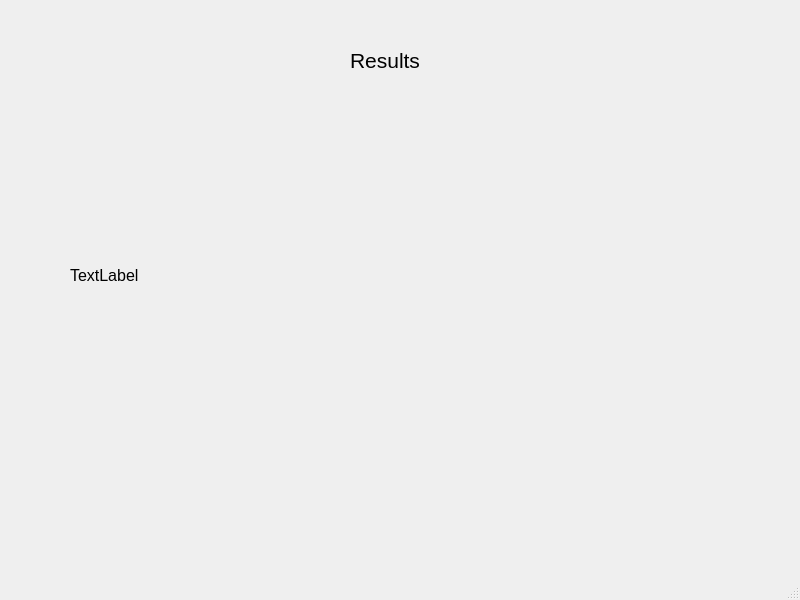
<?xml version="1.0" encoding="UTF-8"?>
<ui version="4.0">
 <class>Results</class>
 <widget class="QMainWindow" name="Results">
  <property name="enabled">
   <bool>true</bool>
  </property>
  <property name="geometry">
   <rect>
    <x>0</x>
    <y>0</y>
    <width>800</width>
    <height>600</height>
   </rect>
  </property>
  <property name="windowTitle">
   <string>MainWindow</string>
  </property>
  <widget class="QWidget" name="centralwidget">
   <widget class="QLabel" name="label">
    <property name="geometry">
     <rect>
      <x>350</x>
      <y>40</y>
      <width>91</width>
      <height>41</height>
     </rect>
    </property>
    <property name="text">
     <string>&lt;html&gt;&lt;head/&gt;&lt;body&gt;&lt;p&gt;&lt;span style=&quot; font-size:16pt;&quot;&gt;Results&lt;/span&gt;&lt;/p&gt;&lt;/body&gt;&lt;/html&gt;</string>
    </property>
    <property name="wordWrap">
     <bool>false</bool>
    </property>
   </widget>
   <widget class="QLabel" name="label_2">
    <property name="geometry">
     <rect>
      <x>70</x>
      <y>100</y>
      <width>671</width>
      <height>351</height>
     </rect>
    </property>
    <property name="text">
     <string>&lt;html&gt;&lt;head/&gt;&lt;body&gt;&lt;p&gt;&lt;span style=&quot; font-size:12pt;&quot;&gt;TextLabel&lt;/span&gt;&lt;/p&gt;&lt;/body&gt;&lt;/html&gt;</string>
    </property>
   </widget>
  </widget>
  <widget class="QMenuBar" name="menubar">
   <property name="geometry">
    <rect>
     <x>0</x>
     <y>0</y>
     <width>800</width>
     <height>26</height>
    </rect>
   </property>
  </widget>
  <widget class="QStatusBar" name="statusbar"/>
 </widget>
 <resources/>
 <connections/>
</ui>
